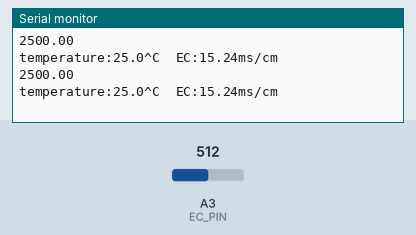
This sketch was run on a simulated Arduino Uno, built with avr-gcc and run on an emulated ATmega328P. Parts: the last lines printed to the serial monitor. Inputs (shaded band) come from the test bench; at power-on: A3 (EC_PIN) = 512.

Above: at 2.8 s.
2.9 s: A3 (EC_PIN) set to 716
At 3.5 s:
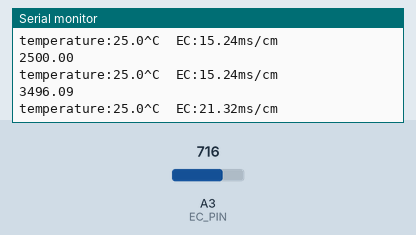
4.4 s: A3 (EC_PIN) set to 900
At 5.8 s:
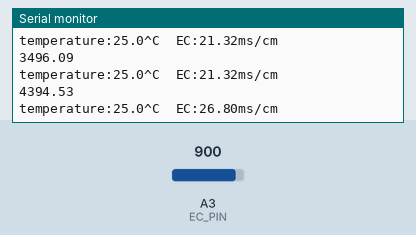
Timing chart, 0 to 7.4 s (numbered marks = the images above; inputs shaded):
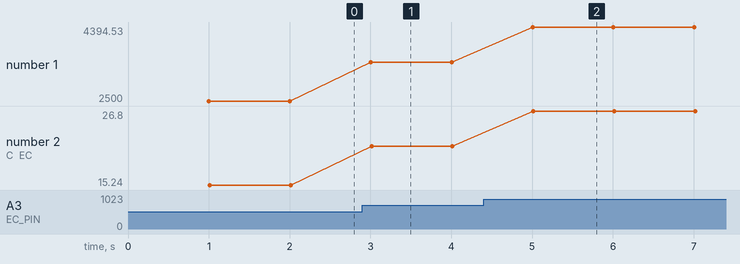

Measured:
- after the input at 2.9 s, the serial monitor: prints a new line after 0.10 s (image 1)
- after the input at 4.4 s, the serial monitor: prints a new line after 0.61 s (image 2)
- plotted number 1: 2500 → 3496.09 after the input at 2.9 s, 3496.09 → 4394.53 after the input at 4.4 s
- plotted number 2: 15.24 → 21.32 after the input at 2.9 s, 21.32 → 26.8 after the input at 4.4 s

The sketch:

electrical_conductivity.ino
```cpp
// (licence header left out)
#include "DFRobot_EC.h"
#include <EEPROM.h>

#define EC_PIN A3
float voltage,ecValue,temperature = 25;
DFRobot_EC ec;

void setup()
{
  Serial.begin(9600);
  ec.begin();
}

void loop()
{
    static unsigned long timepoint = millis();
    if(millis()-timepoint>1000U)  //time interval: 1s
    {
      timepoint = millis();
      voltage = analogRead(EC_PIN)/1024.0*5000;  // read the voltage
      Serial.println(voltage);
      //temperature = readTemperature();  // read your temperature sensor to execute temperature compensation
      ecValue =  ec.readEC(voltage,temperature);  // convert voltage to EC with temperature compensation
      Serial.print("temperature:");
      Serial.print(temperature,1);
      Serial.print("^C  EC:");
      Serial.print(ecValue,2);
      Serial.println("ms/cm");
    }
   ec.calibration(voltage,temperature);  // calibration process by Serail CMD
}

float readTemperature()
{
  //add your code here to get the temperature from your temperature sensor
}
```
